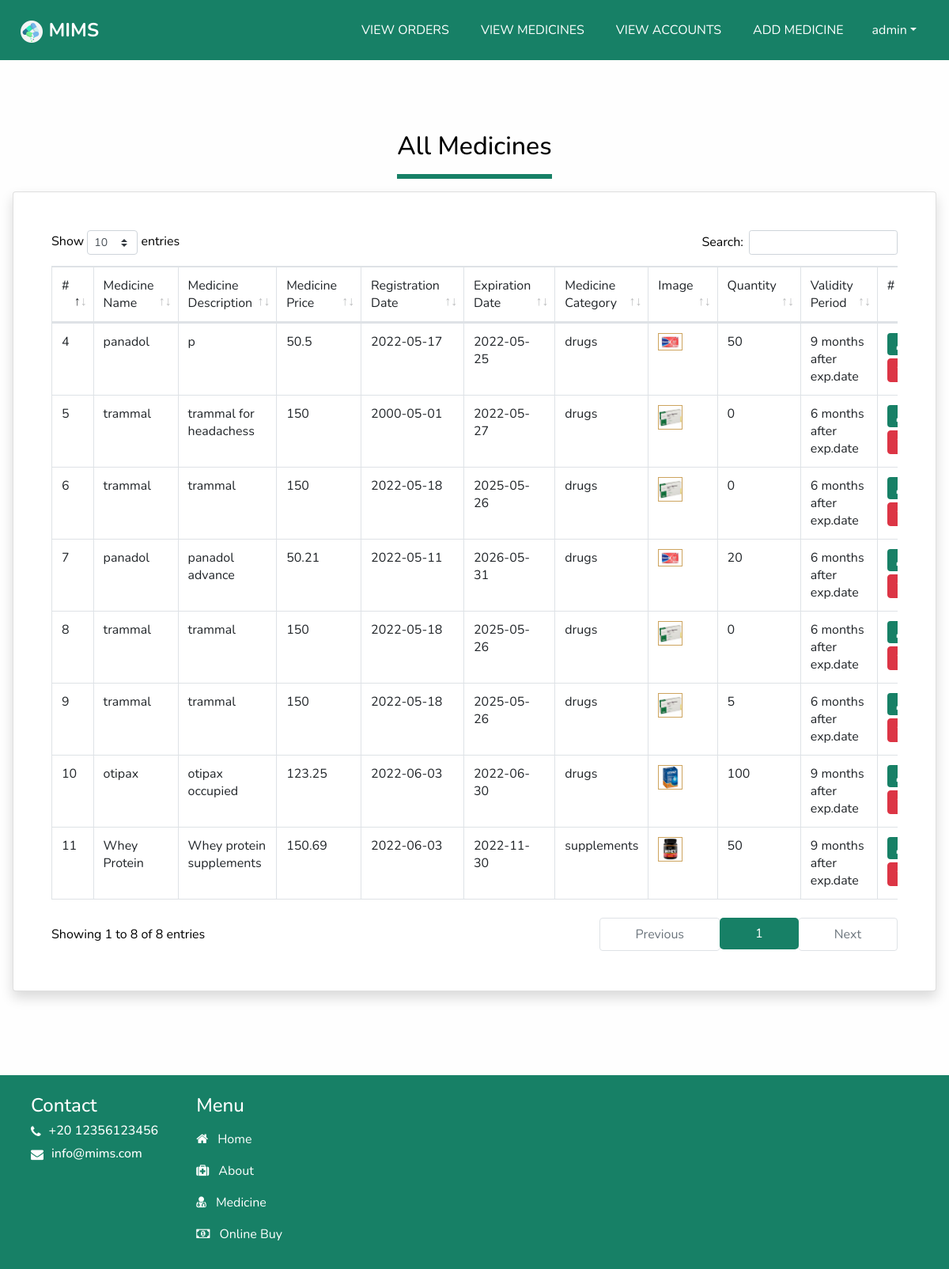
The app's page /mims/mims/viewmedicines.php (signed in) with its own data.
### tables this page shows
CREATE TABLE `medicine` (
  `idmedicine` int NOT NULL AUTO_INCREMENT,
  `name` varchar(450) DEFAULT NULL,
  `description` varchar(450) DEFAULT NULL,
  `price` varchar(45) DEFAULT NULL,
  `regdate` varchar(45) DEFAULT NULL,
  `expdate` varchar(45) DEFAULT NULL,
  `category` varchar(450) DEFAULT NULL,
  `image` varchar(450) DEFAULT NULL,
  `quantity` varchar(45) DEFAULT NULL,
  `validity_period` varchar(450) DEFAULT NULL,
  `idusers` varchar(45) DEFAULT NULL,
  `branch` varchar(450) DEFAULT NULL,
  PRIMARY KEY (`idmedicine`)
);

### mims/mims/viewmedicines.php (the view, shortened to what this page needs)
<?php
include('deletemedicine.php');
if($_SESSION['usertype'] == 'admin'){
    $query = "SELECT * FROM medicine";
}
else if($_SESSION['usertype'] == 'pharmacie'){
    $query = "SELECT * FROM medicine WHERE idusers = '".$_SESSION['userid']."'";
}
$result = mysqli_query($con, $query);
?>
<!DOCTYPE html>
<html>
<head>
    <link rel="stylesheet" type="text/css"
    href="css/owl.carousel.min.css" />
  <link rel="stylesheet" href="css/font-awesome.min.css">
  <link rel="stylesheet" type="text/css" href="css-1/bootstrap.css" />
  <link href="css-1/style.css" rel="stylesheet" />
  <link href="css-1/responsive.css" rel="stylesheet" />
    <link href="js/datatables/dataTables.bootstrap4.min.css" rel="stylesheet" />
</head>
<body class="sub_page">
    <?php
        if($_SESSION['usertype'] == 'admin'){
            include('adminnavbar.php');
        }
    ?>
    <section class="about_section layout_padding">
        <div class="">
            <div class="custom_heading-container  mx-auto" style="width:max-content">
                <h2>
                    All Medicines
                </h2>
                <hr>
            </div>
            <div class="detail-box card shadow p-5 m-3">
                <div class="table-responsive d-flex justify-content-center">
                    <table class="table table-bordered tableexample">
                        <thead>
                            <tr>
                                <td>#</td>
                                <td>Medicine Name</td>
                                <td>Medicine Description</td>
                                <td>Medicine Price</td>
                                <td>Registration Date</td>
                                <td>Expiration Date</td>
                                <td>Medicine Category</td>
                                <td>Image</td>
                                <td>Quantity</td>
                                <td>Validity Period</td>
                                <td>#</td>
                            </tr>
                        </thead>
                        <tbody>
                            <?php
                            while ($row = mysqli_fetch_array($result)) {
                            ?>
                                <tr>
                                    <td><?php echo $row['idmedicine'] ?></td>
                                    <td><?php echo $row['name'] ?></td>
                                    <td><?php echo $row['description'] ?></td>
                                    <td><?php echo $row['price'] ?></td>
                                    <td><?php echo $row['regdate'] ?></td>
                                    <td><?php echo $row['expdate'] ?></td>
                                    <td><?php echo $row['category'] ?></td>
                                    <td><img src=<?php echo "./uploads/" . $row['image'] ?> alt="" style="width: 50%; border: 1px solid #cda45e;"></td>
                                    <td><?php echo $row['quantity'] ?></td>
                                    <td><?php echo $row['validity_period'] ?></td>
                                   <?php
                                        echo '<td>
                                        <button type="button" class="btn btn-success editbtn0 mb-1"> <i class="fa fa-pencil" aria-hidden="true"></i> </button>
                                        <button type="button" class="btn btn-danger deletemedicinebtn"> <i class="fa fa-trash" aria-hidden="true"></i> </button>
                                            </td>';
                                    ?>
                                </tr>
                            <?php } ?>
                        </tbody>
                    </table>
                </div>
            </div>
        </div>
    </section>
    <?php include('footer.php'); ?>
</body>
</html>

### mims/mims/css-1/style.css (style rules this page uses)
body { font-family: 'Nunito', sans-serif; color: #000000; background-color: #fefefe; overflow-x: hidden; height: 100%; }
.layout_padding { padding: 90px 0; }
.btn, .btn:focus { outline: none !important; -webkit-box-shadow: none; box-shadow: none; }

### mims/mims/viewmedicines.php (style rules this page uses)
.detail-box { min-width: 50%; }
.table-responsive { width: 100% !important; }
hr { border:3px solid #178066 }
.page-item.active .page-link,.btn-success { background:#178066 !important; color:white; border:0 }

### records on screen
medicine: idmedicine "5", name "trammal", description "trammal for headachess", price "150", regdate "2000-05-01", expdate "2022-05-27", category "drugs", image (picture), quantity "0", validity_period "6 months after exp.date"
medicine: idmedicine "4", name "panadol", description "p", price "50.5", regdate "2022-05-17", expdate "2022-05-25", category "drugs", image (picture), quantity "50", validity_period "9 months after exp.date"
medicine: idmedicine "6", name "trammal", description "trammal", price "150", regdate "2022-05-18", expdate "2025-05-26", category "drugs", image (picture), quantity "0", validity_period "6 months after exp.date"
medicine: idmedicine "7", name "panadol", description "panadol advance", price "50.21", regdate "2022-05-11", expdate "2026-05-31", category "drugs", image (picture), quantity "20", validity_period "6 months after exp.date"
medicine: idmedicine "8", name "trammal", description "trammal", price "150", regdate "2022-05-18", expdate "2025-05-26", category "drugs", image (picture), quantity "0", validity_period "6 months after exp.date"
medicine: idmedicine "9", name "trammal", description "trammal", price "150", regdate "2022-05-18", expdate "2025-05-26", category "drugs", image (picture), quantity "5", validity_period "6 months after exp.date"
medicine: idmedicine "10", name "otipax", description "otipax occupied", price "123.25", regdate "2022-06-03", expdate "2022-06-30", category "drugs", image (picture), quantity "100", validity_period "9 months after exp.date"
medicine: idmedicine "11", name "Whey Protein", description "Whey protein supplements", price "150.69", regdate "2022-06-03", expdate "2022-11-30", category "supplements", image (picture), quantity "50", validity_period "9 months after exp.date"

### other values on screen
$_SESSION['username'] "admin"
